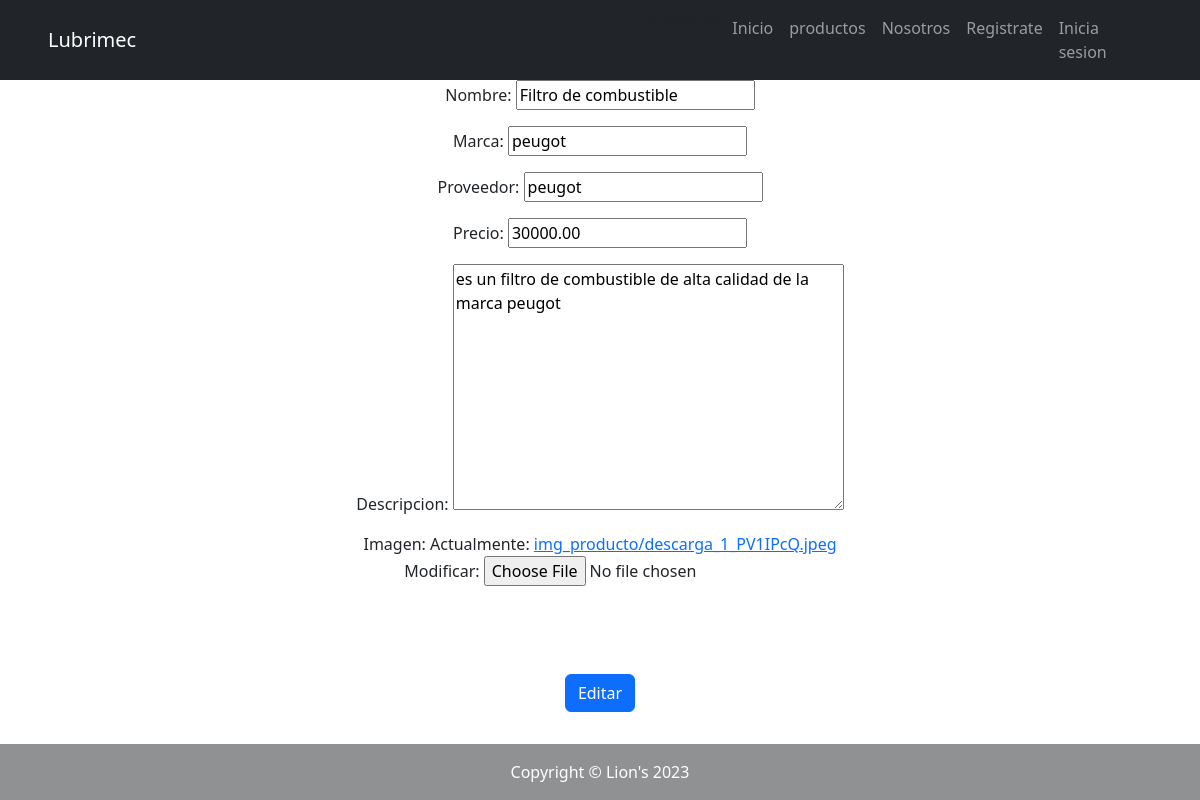
The app's page /productos/productos/update/Filtro de combustible/ with its own data.
### apps/productos/models.py (models this page shows, shortened)
class ProductoModel(models.Model):
    nombre= models.CharField(max_length=250, blank=False, null=False)
    marca= models.CharField(max_length=250, blank=False, null=False,)
    proveedor= models.CharField(max_length=250, blank=False, null=False,)
    precio= models.DecimalField(max_digits=10, decimal_places=2, default=0,)
    descripcion= models.TextField(max_length=250, blank=True, null=True,)
    imagen= models.ImageField(upload_to= "img_producto", blank= False, null= False)
    class Meta:
        app_label = "productos"

### apps/productos/views.py (the view)
# urls.py: path("productos/update/<NameProducto>/", views.ProductoUpdate, name= "UpdateProducto"),
def ProductoUpdate(request, NameProducto):
    product= ProductoModel.objects.get(nombre= NameProducto)
    if request.method == "POST":
        form= forms.ProductoForms(request.POST, request.FILES)
        if form.is_valid():
            info= form.cleaned_data
            product.nombre= info['nombre']
            product.marca= info['marca']
            product.proveedor= info['proveedor']
            product.precio= info['precio']
            product.descripcion= info['descripcion']
            product.imagen= info['imagen']
            product.save()
            return render(request, "home/index.html")
    else:
        form= forms.ProductoForms(initial={'nombre': product.nombre, 'marca': product.marca, 'proveedor': product.proveedor,
        'precio': product.precio, 'descripcion': product.descripcion, 'imagen': product.imagen})
    return render(request, "productos/EditarProducto.html", {"form_edit": form, "NameProducto": NameProducto})

### apps/productos/forms.py
class ProductoForms(forms.ModelForm):
    class Meta:
        verbose_name= 'producto'
        verbose_name_plural= 'productos'
        model= ProductoModel
        fields= '__all__'

### apps/productos/templates/productos/EditarProducto.html (shortened to what this page needs)
{% extends 'home/index.html' %}
{% block CONTENIDO_INDEX %}
    <div class="container text-center">
        <form method="POST" enctype="multipart/form-data">
            <table class="container text-center form-control-lg">
                {{ form_edit.as_p }}
            </table>
            <button type="submit" class="my-4 btn btn-primary">Editar</button>
        </form>
    </div>
{% endblock CONTENIDO_INDEX %}

### records on screen
ProductoModel: nombre "Filtro de combustible", marca "peugot", proveedor "peugot", precio "30000.00", descripcion "es un filtro de combustible de alta calidad de la marca peugot"
